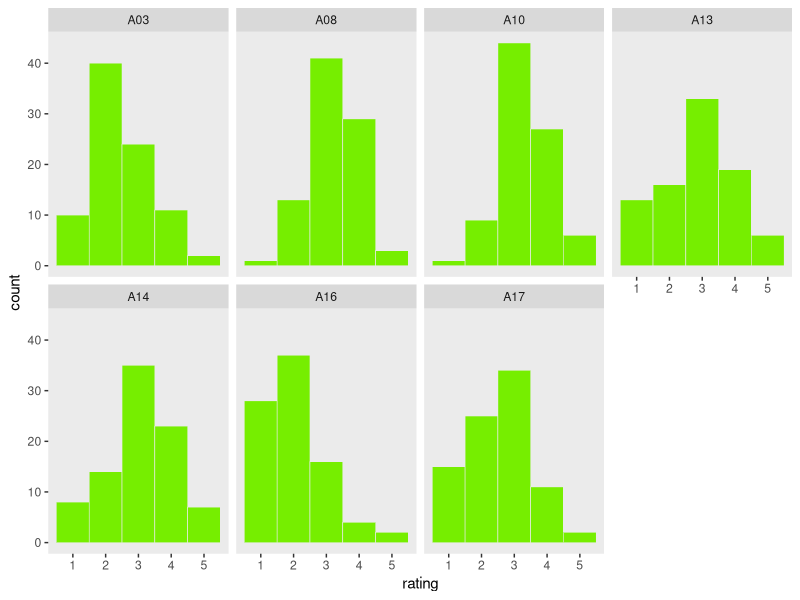
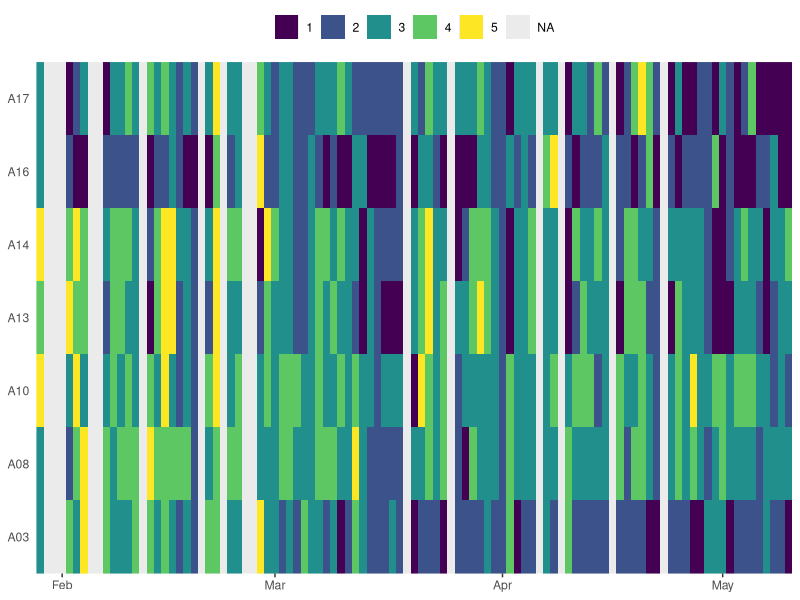

Write the R code that produced these figures, in order. (Note: this script raises an error after producing the figures.)
## ---- chunk 1
options(width = 95)
knitr::opts_chunk$set(fig.pos = 'h')
## ---- chunk 2
library(readxl)
library(tidyverse)
library(lubridate)

d <- 
  read_excel("Lindsey.xlsx") %>% 
  mutate(Date = ymd(Date))
## ---- chunk 3
glimpse(d)
## ---- chunk 4
d %>% 
  select(A3:A17) %>% 
  rename(A03 = A3,
         A08 = A8) %>% 
  gather(item, rating) %>% 
  
  ggplot(aes(x = rating)) +
  geom_histogram(binwidth = 1, fill = "chartreuse2", color = "grey92", size = 1/5) +
  theme(panel.grid = element_blank()) +
  facet_wrap(~item, ncol = 4)
## ---- chunk 5
d %>% 
  select(Date, A3:A17) %>% 
  rename(A03 = A3,
         A08 = A8) %>% 
  gather(item, rating, -Date) %>%
  mutate(rating = factor(rating, levels = c(1:5))) %>% 
  
  ggplot(aes(x = Date, y = item)) +
  geom_tile(aes(fill = rating)) +
  scale_fill_viridis_d(NULL, option = "D",
                     guide = guide_legend(direction = "horizontal",
                                          nrow = 1)) +
  scale_x_date(NULL, expand = c(0, 0)) +
  scale_y_discrete(NULL, expand = c(0, 0)) +
  theme(panel.grid      = element_blank(),
        axis.ticks.y    = element_blank(),
        axis.text.y     = element_text(hjust = 0),
        legend.position = "top")
## ---- chunk 6
library(psych)

d %>% 
  select(A3:A17) %>% 
  describe()
## ---- chunk 7
d %>% 
  mutate(missing = is.na(A10)) %>% 
  group_by(missing) %>% 
  count() %>% 
  ungroup() %>% 
  mutate(percent = 100 * n / sum(n)) %>% 
  mutate_if(is.double, round, digits = 1)
## ---- chunk 8
d <-
  d %>% 
  select(everything(), -A3, -A8)
## ---- chunk 9
library(lavaan)
## ---- chunk 10
CFA_0_lag <- '
H =~ NA*A10 + A13 + A14 + A16 + A17

# Standardize the variance
H ~~ 1*H
'
## ---- chunk 11
fit.CFA_0_lag <- 
  cfa(CFA_0_lag, 
      data = d,
      estimator = "MLR",
      missing = "ML")
## ---- chunk 12
summary(fit.CFA_0_lag, 
        fit.measures = T,
        standardized = T,
        ci = T)
## ---- chunk 13
d_lagged <-
  tibble(Date = ymd("2016-01-18"), 
         Meds = NA, 
         A10 = NA, A13 = NA, A14 = NA, A16 = NA, A17 = NA) %>% 
  bind_rows(d)
## ---- chunk 14
d_lagged <-
  d_lagged %>% 
  mutate(Meds_1 = lead(Meds),
         A10_1  = lead(A10),
         A13_1  = lead(A13),
         A14_1  = lead(A14),
         A16_1  = lead(A16),
         A17_1  = lead(A17))
## ---- chunk 15
glimpse(d_lagged)
## ---- chunk 16
d_lagged %>% 
  select(Date, A10:A13, A10_1:A13_1) %>%
  slice(c(101:104)) %>% 
  knitr::kable()
## ---- chunk 17
CFA_1_lag <- '
# loadings
H0 =~ l1*A10   + l2*A13   + l3*A14   + l4*A16   + l5*A17
H1 =~ l1*A10_1 + l2*A13_1 + l3*A14_1 + l4*A16_1 + l5*A17_1

# item intercepts
A10 ~ i1*1
A13 ~ i2*1
A14 ~ i3*1
A16 ~ i4*1
A17 ~ i5*1

A10_1 ~ i1*1
A13_1 ~ i2*1
A14_1 ~ i3*1
A16_1 ~ i4*1
A17_1 ~ i5*1

# residual variances
A10 ~~ rv1*A10
A13 ~~ rv2*A13
A14 ~~ rv3*A14
A16 ~~ rv4*A16
A17 ~~ rv5*A17

A10_1 ~~ rv1*A10_1
A13_1 ~~ rv2*A13_1
A14_1 ~~ rv3*A14_1
A16_1 ~~ rv4*A16_1
A17_1 ~~ rv5*A17_1

# cross-lag residual covariances
A10 ~~ A10_1
A13 ~~ A13_1
A14 ~~ A14_1
A16 ~~ A16_1
A17 ~~ A17_1

# structural model
H1 ~ H0

# latent variances
H0 ~~ 1*H0
H1 ~~ NA*H1  # Because of the structural model, this residual variance is freely estimated

# latent means/intercepts
H0 ~ 0
H1 ~ 1  # Because of the structural model, this latent intercept is freely estimated
'
## ---- chunk 18
fit.CFA_1_lag <- 
  cfa(CFA_1_lag, 
      data = d_lagged,
      estimator = "MLR",
      missing = "ML",
      std.lv = T)
## ---- chunk 19
summary(fit.CFA_1_lag, 
        fit.measures = T,
        standardized = T,
        ci = T)
## ---- chunk 20
SEM_1_lag <- '
# loadings
H0 =~ l1*A10   + l2*A13   + l3*A14   + l4*A16   + l5*A17
H1 =~ l1*A10_1 + l2*A13_1 + l3*A14_1 + l4*A16_1 + l5*A17_1

# item intercepts
A10 ~ i1*1
A13 ~ i2*1
A14 ~ i3*1
A16 ~ i4*1
A17 ~ i5*1

A10_1 ~ i1*1
A13_1 ~ i2*1
A14_1 ~ i3*1
A16_1 ~ i4*1
A17_1 ~ i5*1

# residual variances
A10 ~~ rv1*A10
A13 ~~ rv2*A13
A14 ~~ rv3*A14
A16 ~~ rv4*A16
A17 ~~ rv5*A17

A10_1 ~~ rv1*A10_1
A13_1 ~~ rv2*A13_1
A14_1 ~~ rv3*A14_1
A16_1 ~~ rv4*A16_1
A17_1 ~~ rv5*A17_1

# cross-lag residual covariances
A10 ~~ A10_1
A13 ~~ A13_1
A14 ~~ A14_1
A16 ~~ A16_1
A17 ~~ A17_1

# structural model
H1 ~ H0 + Meds_1

# latent variances
H0 ~~ 1*H0
H1 ~~ NA*H1  # Because of the structural model, this residual variance is freely estimated

# latent means/intercepts
H0 ~ 0
H1 ~ 1  # Because of the structural model, this latent intercept is freely estimated
'
## ---- chunk 21
fit.SEM_1_lag <- 
  cfa(SEM_1_lag, 
      data = d_lagged,
      estimator = "MLR",
      missing = "ML",
      std.lv = T)
## ---- chunk 22
summary(fit.SEM_1_lag, 
        fit.measures = T,
        standardized = T,
        ci = T)
## ---- chunk 23
knitr::include_graphics("figures/mediation_model.png")
## ---- chunk 24
MED_1_lag <- '
# loadings
H0 =~ l1*A10   + l2*A13   + l3*A14   + l4*A16   + l5*A17
H1 =~ l1*A10_1 + l2*A13_1 + l3*A14_1 + l4*A16_1 + l5*A17_1

# item intercepts
A10 ~ i1*1
A13 ~ i2*1
A14 ~ i3*1
A16 ~ i4*1
A17 ~ i5*1

A10_1 ~ i1*1
A13_1 ~ i2*1
A14_1 ~ i3*1
A16_1 ~ i4*1
A17_1 ~ i5*1

# residual variances
A10 ~~ rv1*A10
A13 ~~ rv2*A13
A14 ~~ rv3*A14
A16 ~~ rv4*A16
A17 ~~ rv5*A17

A10_1 ~~ rv1*A10_1
A13_1 ~~ rv2*A13_1
A14_1 ~~ rv3*A14_1
A16_1 ~~ rv4*A16_1
A17_1 ~~ rv5*A17_1

# cross-lag residual covariances
A10 ~~ A10_1
A13 ~~ A13_1
A14 ~~ A14_1
A16 ~~ A16_1
A17 ~~ A17_1

# structural model
H1     ~ c*H0 + b*Meds_1
Meds_1 ~ a*H0

# latent variances
H0 ~~ 1*H0
H1 ~~ NA*H1  # Because of the structural model, this residual variance is freely estimated

# latent means/intercepts
H0 ~ 0
H1 ~ 1  # Because of the structural model, this latent intercept is freely estimated

# define the model constraint, the indirect effect
ab := a * b
'
## ---- chunk 25
fit.MED_1_lag <- 
  cfa(MED_1_lag, 
      data = d_lagged,
      estimator = "ML",
      missing = "ML",
      std.lv = T,
      se = "bootstrap")
## ---- chunk 26
summary(fit.MED_1_lag, 
        fit.measures = T,
        ci = T)
## ---- chunk 27
knitr::include_graphics("figures/configural.png")
## ---- chunk 28
knitr::include_graphics("figures/weak.png")
## ---- chunk 29
knitr::include_graphics("figures/strong.png")
## ---- chunk 30
knitr::include_graphics("figures/strict.png")
## ---- chunk 31
sessionInfo()
